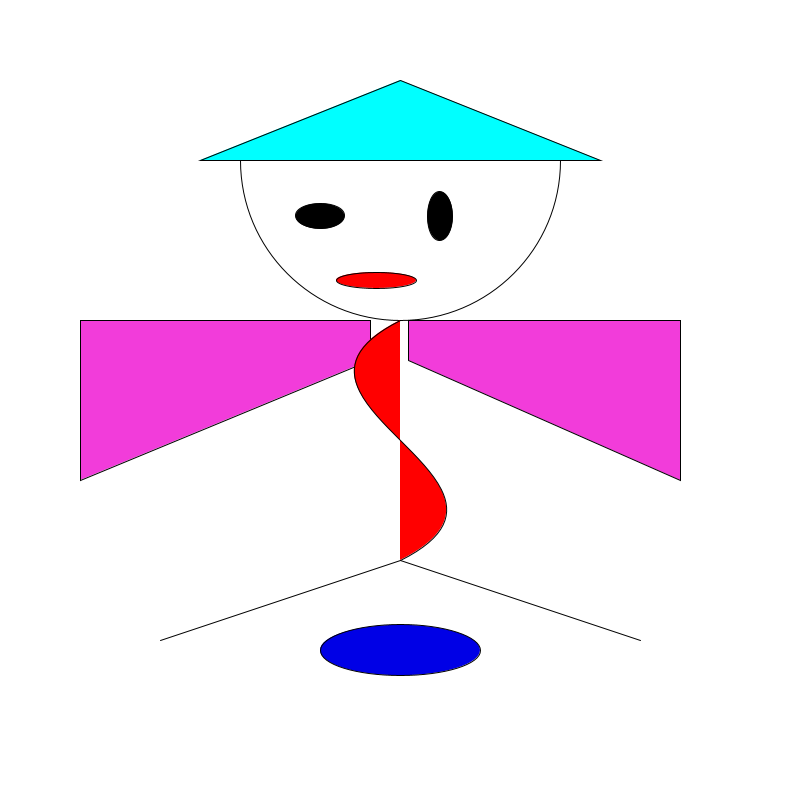
Frame 1 (no input)
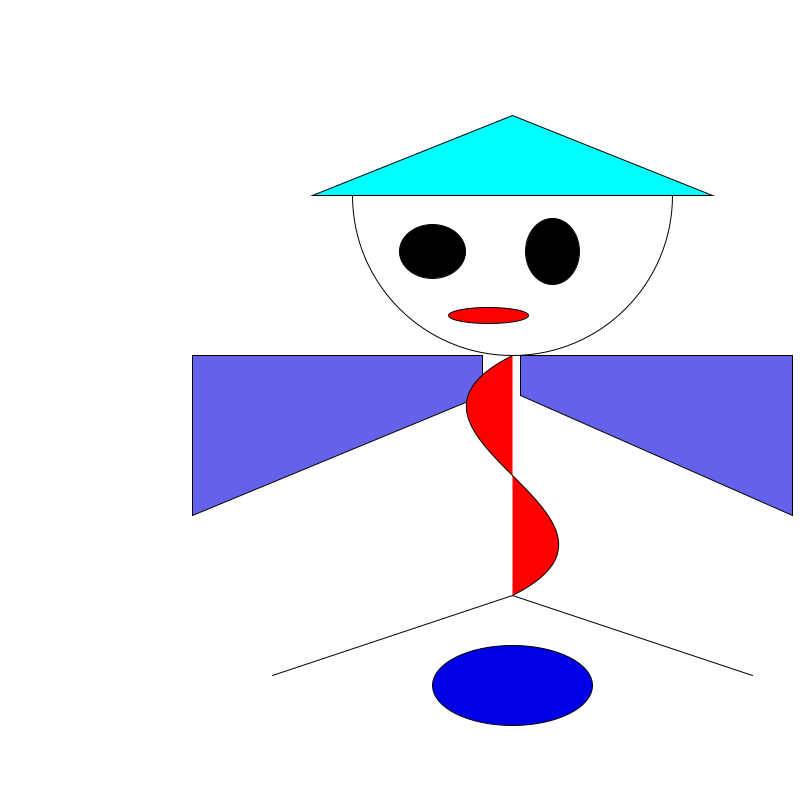
Frame 60 (the mouse pressed at the canvas centre just before this capture)
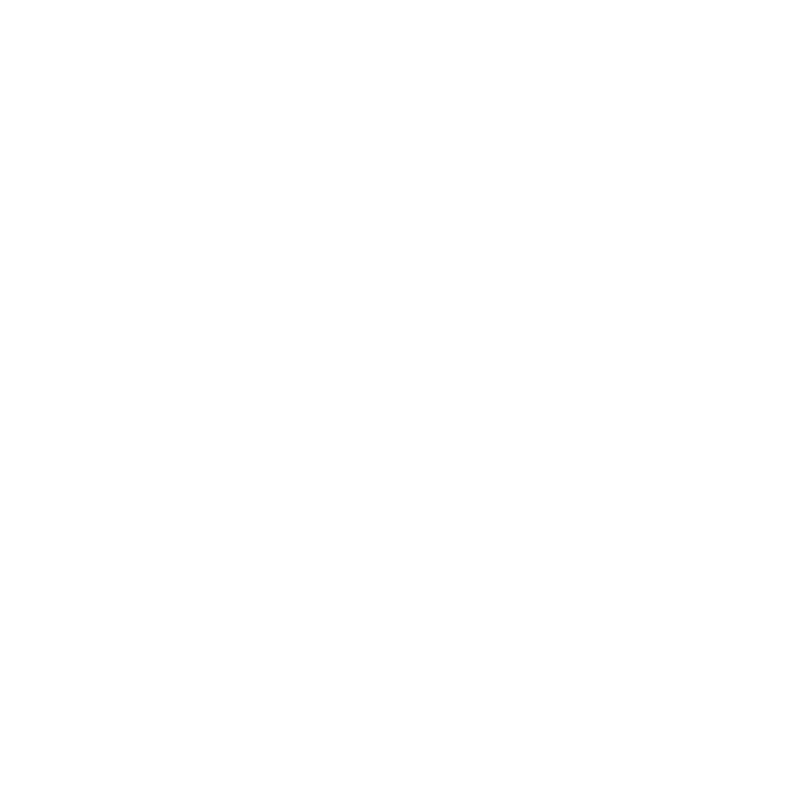
Frame 120 (the mouse held since frame 60 and released just before this capture)

The Processing sketch that drew these frames (run headless with seeded random() and noise(); from frame 60 on, the mouse is pressed at the canvas centre):

// Processing sketch: Jubilee_J_variableOwnCreature
// ── Jubilee_J_variableOwnCreature.pde
//Variables for making the creature fly above the screen
float creatureY = 320;
float creatureYaddition = 0.6;

//Variables for changing the location of the creature
float creatureX = 400;
float creatureXaddition = 1.5;

//Variables for changing the eye size
float eyeW;
float eyeH;

//Variable for changing the yoga ball size
float ballH = 50;

//Variables for wing color
float eyeR;
float eyeG;
float eyeB;

void setup() {
  size(800, 800); // Display window is 800x800 pixels
  stroke(0); //stroke color is black
}

void draw() {
  background(255); // Display window is white
  
  // Draw creature's hat
  fill(0, 255, 255);
  triangle(creatureX, creatureY-240, creatureX-200, creatureY-160, creatureX+200, creatureY-160);
  
  // Draw creature's head
  noFill();
  arc(creatureX, creatureY-160, 320, 320, radians(0), radians(180));
  
  // Draw creature's eyes
  fill(0);
  eyeW = random(10, 70);
  eyeH = random(10, 70);
  ellipse(creatureX-80, creatureY-104, eyeW, eyeH);
  ellipse(creatureX+40, creatureY-104, eyeH, eyeW);
  
  // Draw creature's mouth
  fill(255, 0, 0);
  ellipse(creatureX-24, creatureY-40, 80, 16);
  
  // Draw ceature's wings
  float eyeR = random(255);
  float eyeG = random(255);
  float eyeB = random(255);
  fill(eyeR, eyeG, eyeB);
  quad(creatureX-30, creatureY, creatureX-320, creatureY, creatureX-320, creatureY+160, creatureX-30, creatureY+40);
  quad(creatureX+8, creatureY, creatureX+280, creatureY, creatureX+280, creatureY+160, creatureX+8, creatureY+40);
  
  // Draw creature's body
  fill(255, 0, 0);
  bezier(creatureX, creatureY, creatureX-160, creatureY+80, creatureX+160, creatureY+160, creatureX, creatureY+240);
  
  // Draw creature's legs
  line(creatureX, creatureY+240, creatureX+240, creatureY+320);
  line(creatureX, creatureY+240, creatureX-240, creatureY+320);
  
  // Draw creature's yoga ball
  fill(0, 0, 230);
  ballH = ballH + 0.5;
  ellipse(creatureX, creatureY+330, 160, ballH);
  if (ballH >170) {
    ballH = ballH - 100;
  }
  
  //Making the creature's location change
  creatureX = creatureX - creatureXaddition;
  creatureY = creatureY + creatureYaddition;
  if (creatureX <= 320) {
    creatureX = 520;
  }
  if (creatureY >= 400) {
    creatureY = 240;
  }
  
  //Having the creature fly to the top of the sketch window and disappear
  if (mousePressed) {
    creatureYaddition = creatureYaddition - 2.9;
  }
}

void keyPressed() {
  creatureYaddition = 0;
  creatureY = 320;
}
